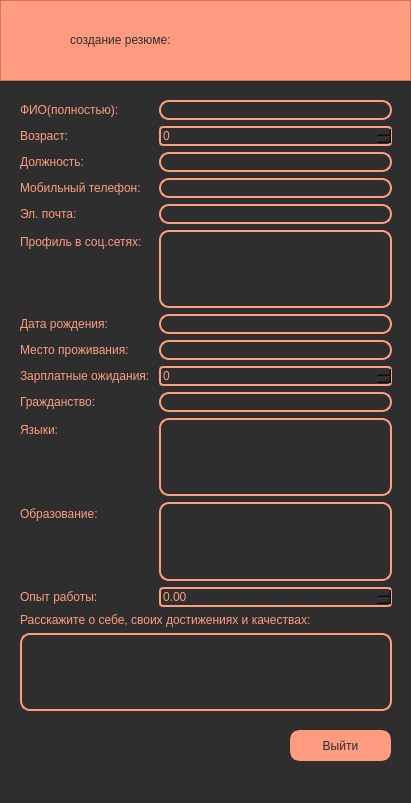
<?xml version="1.0" encoding="UTF-8"?>
<ui version="4.0">
 <class>MainWindow</class>
 <widget class="QMainWindow" name="MainWindow">
  <property name="geometry">
   <rect>
    <x>0</x>
    <y>0</y>
    <width>411</width>
    <height>803</height>
   </rect>
  </property>
  <property name="windowTitle">
   <string>MainWindow</string>
  </property>
  <widget class="QWidget" name="centralwidget">
   <property name="styleSheet">
    <string notr="true">background: #2E2E2E</string>
   </property>
   <widget class="QWidget" name="formLayoutWidget">
    <property name="geometry">
     <rect>
      <x>20</x>
      <y>100</y>
      <width>372</width>
      <height>611</height>
     </rect>
    </property>
    <layout class="QFormLayout" name="resume">
     <item row="0" column="0">
      <widget class="QLabel" name="label">
       <property name="styleSheet">
        <string notr="true">font: 10pt &quot;Fulbo Argenta&quot;;
color: #FF9C7F</string>
       </property>
       <property name="text">
        <string>ФИО(полностью):</string>
       </property>
      </widget>
     </item>
     <item row="0" column="1">
      <widget class="QLineEdit" name="lineEdit">
       <property name="styleSheet">
        <string notr="true">bachground-color: #2E2E2E;
border: 2px solid #FF9C7F;
border-radius: 10px;
font: 8pt &quot;Fulbo Argenta&quot;;
color: #FF9C7F</string>
       </property>
      </widget>
     </item>
     <item row="1" column="0">
      <widget class="QLabel" name="label_5">
       <property name="styleSheet">
        <string notr="true">font: 10pt &quot;Fulbo Argenta&quot;;
color: #FF9C7F</string>
       </property>
       <property name="text">
        <string>Возраст:</string>
       </property>
      </widget>
     </item>
     <item row="1" column="1">
      <widget class="QSpinBox" name="spinBox_2">
       <property name="styleSheet">
        <string notr="true">bachground-color: #2E2E2E;
border: 2px solid #FF9C7F;
border-radius: 4px;
font: 10pt &quot;Fulbo Argenta&quot;;
color: #FF9C7F
</string>
       </property>
      </widget>
     </item>
     <item row="2" column="0">
      <widget class="QLabel" name="label_2">
       <property name="styleSheet">
        <string notr="true">font: 10pt &quot;Fulbo Argenta&quot;;
color: #FF9C7F</string>
       </property>
       <property name="text">
        <string>Должность:</string>
       </property>
      </widget>
     </item>
     <item row="2" column="1">
      <widget class="QLineEdit" name="lineEdit_2">
       <property name="styleSheet">
        <string notr="true">bachground-color: #2E2E2E;
border: 2px solid #FF9C7F;
border-radius: 10px;
font: 8pt &quot;Fulbo Argenta&quot;;
color: #FF9C7F</string>
       </property>
      </widget>
     </item>
     <item row="3" column="0">
      <widget class="QLabel" name="label_3">
       <property name="styleSheet">
        <string notr="true">font: 10pt &quot;Fulbo Argenta&quot;;
color: #FF9C7F</string>
       </property>
       <property name="text">
        <string>Мобильный телефон:</string>
       </property>
      </widget>
     </item>
     <item row="3" column="1">
      <widget class="QLineEdit" name="lineEdit_3">
       <property name="styleSheet">
        <string notr="true">bachground-color: #2E2E2E;
border: 2px solid #FF9C7F;
border-radius: 10px;
font: 8pt &quot;Fulbo Argenta&quot;;
color: #FF9C7F</string>
       </property>
      </widget>
     </item>
     <item row="4" column="0">
      <widget class="QLabel" name="label_4">
       <property name="styleSheet">
        <string notr="true">font: 10pt &quot;Fulbo Argenta&quot;;
color: #FF9C7F</string>
       </property>
       <property name="text">
        <string>Эл. почта:</string>
       </property>
      </widget>
     </item>
     <item row="4" column="1">
      <widget class="QLineEdit" name="lineEdit_4">
       <property name="styleSheet">
        <string notr="true">bachground-color: #2E2E2E;
border: 2px solid #FF9C7F;
border-radius: 10px;
font: 8pt &quot;Fulbo Argenta&quot;;
color: #FF9C7F
</string>
       </property>
      </widget>
     </item>
     <item row="5" column="0">
      <widget class="QLabel" name="label_14">
       <property name="styleSheet">
        <string notr="true">font: 10pt &quot;Fulbo Argenta&quot;;
color: #FF9C7F</string>
       </property>
       <property name="text">
        <string>Профиль в соц.сетях:</string>
       </property>
      </widget>
     </item>
     <item row="5" column="1">
      <widget class="QTextEdit" name="textEdit_2">
       <property name="styleSheet">
        <string notr="true">bachground-color: #2E2E2E;
border: 2px solid #FF9C7F;
border-radius: 10px;
font: 8pt &quot;Fulbo Argenta&quot;;
color: #FF9C7F
</string>
       </property>
      </widget>
     </item>
     <item row="6" column="0">
      <widget class="QLabel" name="label_8">
       <property name="styleSheet">
        <string notr="true">font: 10pt &quot;Fulbo Argenta&quot;;
color: #FF9C7F</string>
       </property>
       <property name="text">
        <string>Дата рождения:</string>
       </property>
      </widget>
     </item>
     <item row="6" column="1">
      <widget class="QLineEdit" name="lineEdit_5">
       <property name="styleSheet">
        <string notr="true">bachground-color: #2E2E2E;
border: 2px solid #FF9C7F;
border-radius: 10px;
font: 8pt &quot;Fulbo Argenta&quot;;
color: #FF9C7F
</string>
       </property>
      </widget>
     </item>
     <item row="7" column="0">
      <widget class="QLabel" name="label_9">
       <property name="styleSheet">
        <string notr="true">font: 10pt &quot;Fulbo Argenta&quot;;
color: #FF9C7F</string>
       </property>
       <property name="text">
        <string>Место проживания:</string>
       </property>
      </widget>
     </item>
     <item row="7" column="1">
      <widget class="QLineEdit" name="lineEdit_6">
       <property name="styleSheet">
        <string notr="true">bachground-color: #2E2E2E;
border: 2px solid #FF9C7F;
border-radius: 10px;
font: 8pt &quot;Fulbo Argenta&quot;;
color: #FF9C7F</string>
       </property>
      </widget>
     </item>
     <item row="8" column="0">
      <widget class="QLabel" name="label_10">
       <property name="styleSheet">
        <string notr="true">font: 10pt &quot;Fulbo Argenta&quot;;
color: #FF9C7F</string>
       </property>
       <property name="text">
        <string>Зарплатные ожидания: </string>
       </property>
      </widget>
     </item>
     <item row="8" column="1">
      <widget class="QSpinBox" name="spinBox">
       <property name="styleSheet">
        <string notr="true">bachground-color: #2E2E2E;
border: 2px solid #FF9C7F;
border-radius: 4px;
font: 10pt &quot;Fulbo Argenta&quot;;
color: #FF9C7F</string>
       </property>
      </widget>
     </item>
     <item row="9" column="0">
      <widget class="QLabel" name="label_11">
       <property name="styleSheet">
        <string notr="true">font: 10pt &quot;Fulbo Argenta&quot;;
color: #FF9C7F</string>
       </property>
       <property name="text">
        <string>Гражданство:</string>
       </property>
      </widget>
     </item>
     <item row="9" column="1">
      <widget class="QLineEdit" name="lineEdit_7">
       <property name="styleSheet">
        <string notr="true">bachground-color: #2E2E2E;
border: 2px solid #FF9C7F;
border-radius: 10px;
font: 8pt &quot;Fulbo Argenta&quot;;
color: #FF9C7F</string>
       </property>
      </widget>
     </item>
     <item row="10" column="0">
      <widget class="QLabel" name="label_12">
       <property name="styleSheet">
        <string notr="true">font: 10pt &quot;Fulbo Argenta&quot;;
color: #FF9C7F</string>
       </property>
       <property name="text">
        <string>Языки:</string>
       </property>
      </widget>
     </item>
     <item row="10" column="1">
      <widget class="QTextEdit" name="textEdit_3">
       <property name="styleSheet">
        <string notr="true">bachground-color: #2E2E2E;
border: 2px solid #FF9C7F;
border-radius: 10px;
font: 8pt &quot;Fulbo Argenta&quot;;
color: #FF9C7F</string>
       </property>
      </widget>
     </item>
     <item row="11" column="0">
      <widget class="QLabel" name="label_13">
       <property name="styleSheet">
        <string notr="true">font: 10pt &quot;Fulbo Argenta&quot;;
color: #FF9C7F</string>
       </property>
       <property name="text">
        <string>Образование:</string>
       </property>
      </widget>
     </item>
     <item row="11" column="1">
      <widget class="QTextEdit" name="textEdit_4">
       <property name="styleSheet">
        <string notr="true">bachground-color: #2E2E2E;
border: 2px solid #FF9C7F;
border-radius: 10px;
font: 8pt &quot;Fulbo Argenta&quot;;
color: #FF9C7F</string>
       </property>
      </widget>
     </item>
     <item row="12" column="0">
      <widget class="QLabel" name="label_6">
       <property name="styleSheet">
        <string notr="true">font: 10pt &quot;Fulbo Argenta&quot;;
color: #FF9C7F</string>
       </property>
       <property name="text">
        <string>Опыт работы:</string>
       </property>
      </widget>
     </item>
     <item row="12" column="1">
      <widget class="QDoubleSpinBox" name="doubleSpinBox">
       <property name="styleSheet">
        <string notr="true">bachground-color: #2E2E2E;
border: 2px solid #FF9C7F;
border-radius: 4px;
font: 10pt &quot;Fulbo Argenta&quot;;
color: #FF9C7F
</string>
       </property>
      </widget>
     </item>
     <item row="13" column="0" colspan="2">
      <widget class="QLabel" name="label_7">
       <property name="styleSheet">
        <string notr="true">font: 10pt &quot;Fulbo Argenta&quot;;
color: #FF9C7F</string>
       </property>
       <property name="text">
        <string>Расскажите о себе, своих достижениях и качествах:</string>
       </property>
      </widget>
     </item>
     <item row="14" column="0" colspan="2">
      <widget class="QTextEdit" name="textEdit">
       <property name="styleSheet">
        <string notr="true">bachground-color: #2E2E2E;
border: 2px solid #FF9C7F;
border-radius: 10px;
font: 8pt &quot;Fulbo Argenta&quot;;
color: #FF9C7F</string>
       </property>
      </widget>
     </item>
    </layout>
   </widget>
   <widget class="QFrame" name="frame">
    <property name="geometry">
     <rect>
      <x>0</x>
      <y>0</y>
      <width>411</width>
      <height>81</height>
     </rect>
    </property>
    <property name="styleSheet">
     <string notr="true">background: #FF9C7F</string>
    </property>
    <property name="frameShape">
     <enum>QFrame::StyledPanel</enum>
    </property>
    <property name="frameShadow">
     <enum>QFrame::Raised</enum>
    </property>
    <widget class="QLabel" name="label_15">
     <property name="geometry">
      <rect>
       <x>70</x>
       <y>30</y>
       <width>291</width>
       <height>20</height>
      </rect>
     </property>
     <property name="styleSheet">
      <string notr="true">font: 20pt &quot;Fulbo Argenta&quot;;
color: #2E2E2E</string>
     </property>
     <property name="text">
      <string>создание резюме:</string>
     </property>
    </widget>
   </widget>
   <widget class="QPushButton" name="pushButton">
    <property name="geometry">
     <rect>
      <x>290</x>
      <y>730</y>
      <width>101</width>
      <height>31</height>
     </rect>
    </property>
    <property name="styleSheet">
     <string notr="true">border-radius: 10px;
border: 6px solid #FF9C7F;
background: #FF9C7F;
font: 10pt &quot;Fulbo Argenta&quot;;
color: #2E2E2E</string>
    </property>
    <property name="text">
     <string>Выйти</string>
    </property>
   </widget>
  </widget>
  <widget class="QMenuBar" name="menubar">
   <property name="geometry">
    <rect>
     <x>0</x>
     <y>0</y>
     <width>411</width>
     <height>21</height>
    </rect>
   </property>
  </widget>
 </widget>
 <resources/>
 <connections/>
</ui>
